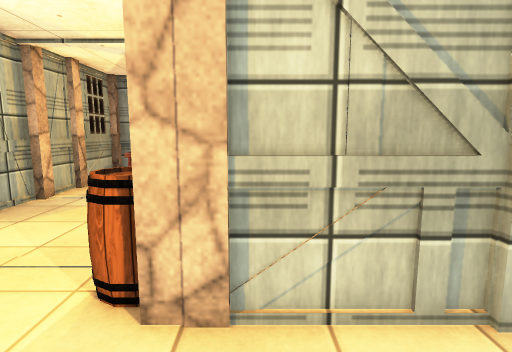
[1] (above)

12 first-person views from a walk through a 3-D level made in the Unity game engine. The camera is 1.3 m above the floor, tilts 8° down and sees 80° across. The floor is counted in squares, 0.5 m on a side. Each view is taken from the middle of a square. On the plan, view 1 faces up. The plan holds only what a view shows up to about 20 squares ahead; the rest is blank. The player character is not drawn. Some surface patterns are stand-ins.

[2]
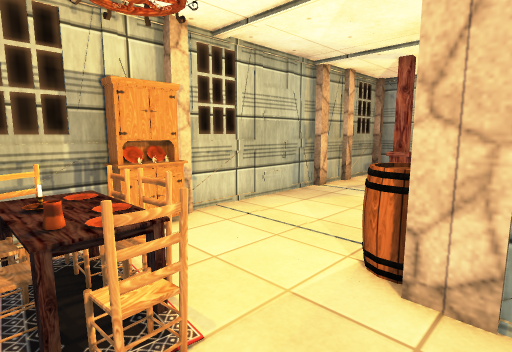

[3]
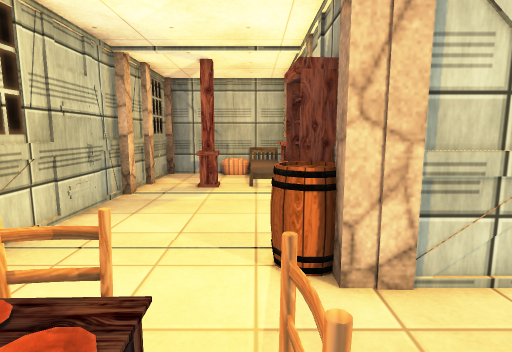

[4]
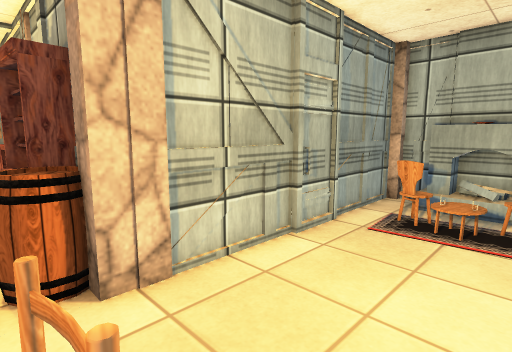

[5]
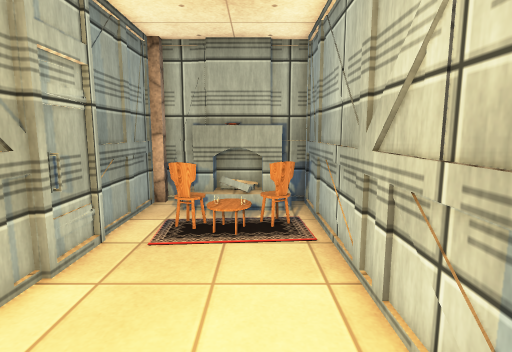

[6]
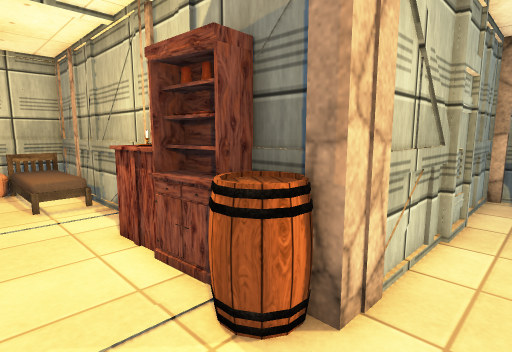

[7]
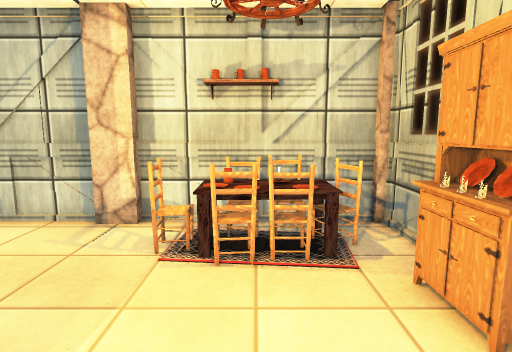

[8]
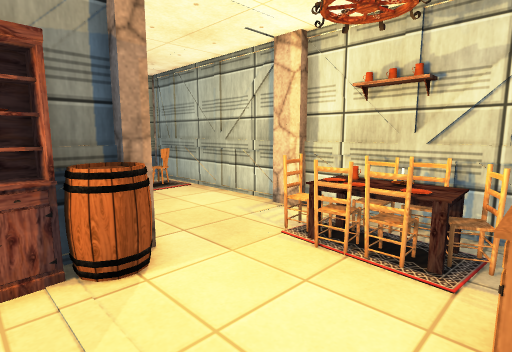

[9]
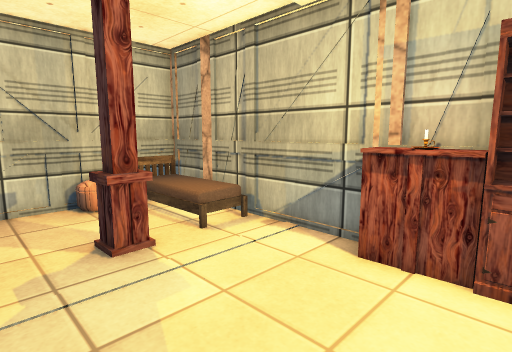

[10]
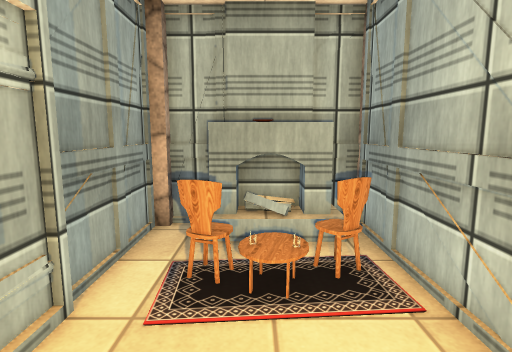

[11]
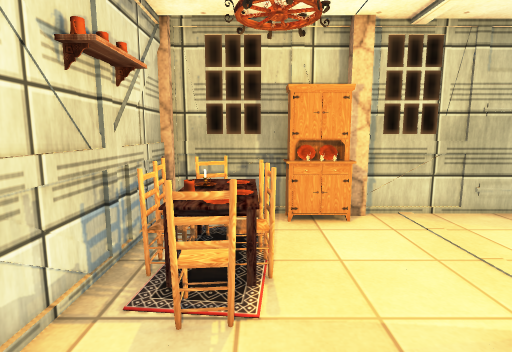

[12]
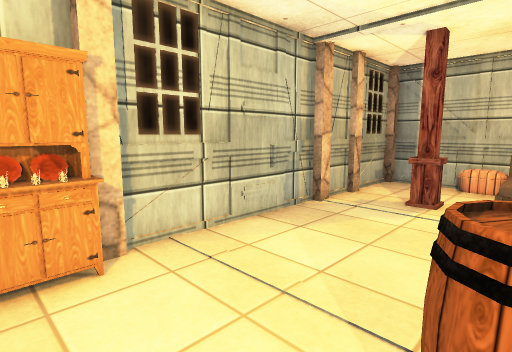

### Floor plan
Key: @ floor where view 1 was taken; # wall or solid block; . floor; ^ raised ledge; C column; R rock; B barrel; U cupboard; T table; H chair; A chandelier; P carpet; O other object.
Columns run from 9 left of view 1 to 10 right of it. Each row starts with its distance up from view 1.
 19  #####
 18  #..  ###
 17  #....O #
 16  #....OOR
 15  #....OO#
 14 ##.CC.OO#
 13 ##......#
 12 R#......#
 11  .......#
 10 #......OR
  9 #......O#
  8 #......U#
  7 #......U#
  6 #......U#
  5 #.....BB##
  4 RU.....RR###########
  3 #U.................#
  2 #U.............H..^#
  1 # THHHH........P..O#
  0 # HAATP..@.....P..^#
 -1 #.THHH.. ......HP.^#
 -2 ####################

Positions as (right, up) in squares from view 1, and headings:
1: (0, 0), facing up
2: (0, -1), facing up-left
3: (-3, -1), facing up
4: (-3, -1), facing up-right
5: (-2, 0), facing right
6: (-5, 2), facing up-right
7: (-5, 7), facing down
8: (-8, 7), facing down-right
9: (-8, 7), facing up-right
10: (1, 1), facing right
11: (1, 1), facing left
12: (-2, 2), facing up-left
